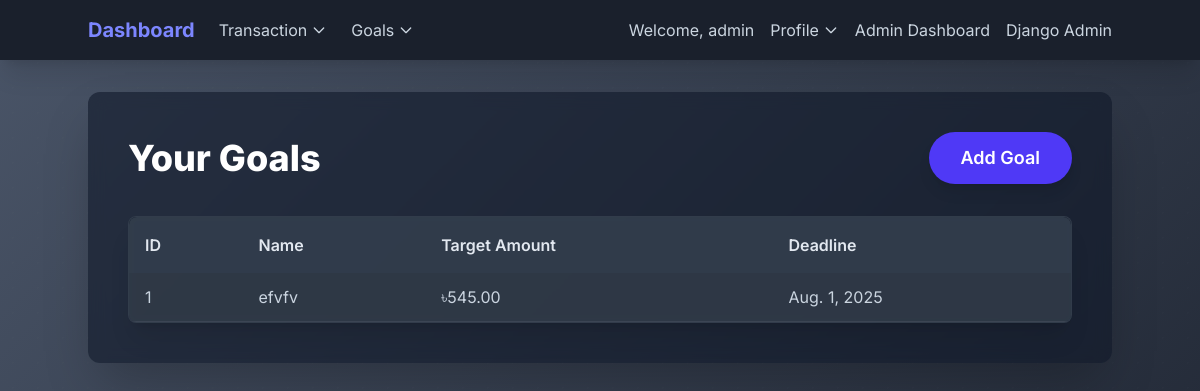
The page /goals/ (signed in) on the database its author committed.
### finance/models.py (models this page shows, shortened)
class CustomUser(AbstractUser):
    phone_number = models.CharField(max_length=15, blank=True, null=True, help_text="Optional phone number")
    date_of_birth = models.DateField(blank=True, null=True, help_text="Optional date of birth")
    bio = models.TextField(max_length=500, blank=True, help_text="Tell us about yourself")
    created_at = models.DateTimeField(auto_now_add=True)
    updated_at = models.DateTimeField(auto_now=True)
    username = models.CharField(
        max_length=150,
        unique=True,
        validators=[MinLengthValidator(3)],
        help_text="Required. 3-150 characters. Letters, digits and @/./+/-/_ only."
    )
    email = models.EmailField(unique=True, help_text="Required. Enter a valid email address.")
    USERNAME_FIELD = 'username'
    REQUIRED_FIELDS = ['email']
    def get_full_name(self):
        return f"{self.first_name} {self.last_name}".strip() or self.username

class Goal(models.Model):
    user = models.ForeignKey(settings.AUTH_USER_MODEL, on_delete=models.CASCADE)
    name = models.CharField(max_length=100)
    target_amount = models.DecimalField(max_digits=10, decimal_places=2)
    deadline = models.DateField()

### finance/views.py (the view)
# urls.py: path('goals/', GoalListView.as_view(), name='goal_list'),
class GoalListView(LoginRequiredMixin, View):
    def get(self, request, *args, **kwargs):
        goals = Goal.objects.filter(user=request.user)
        return render(request, 'finance/goal_list.html', {'goals': goals})

### finance/templates/finance/goal_list.html (shortened to what this page needs)
{% extends "finance/base.html" %}
{% block content %}
<div class="container mx-auto p-6 lg:p-10 rounded-xl shadow-2xl bg-gray-900/60 backdrop-blur-sm mt-8">
    <div class="flex flex-col sm:flex-row justify-between items-center mb-8">
        <h1 class="text-3xl lg:text-4xl font-extrabold text-white mb-4 sm:mb-0">Your Goals</h1>
        <a href="{% url 'goal_add' %}" class="bg-indigo-600 text-white px-8 py-3 rounded-full shadow-lg hover:bg-indigo-700 transition duration-300 ease-in-out transform hover:scale-105 font-semibold text-lg">
            Add Goal
        </a>
    </div>
    <div class="table-container rounded-lg shadow-xl overflow-hidden mt-6">
        <table class="min-w-full goal-table border-collapse">
            <thead>
                <tr>
                    <th class="rounded-tl-lg">ID</th>
                    <th>Name</th>
                    <th>Target Amount</th>
                    <th class="rounded-tr-lg">Deadline</th>
                </tr>
            </thead>
            <tbody>
                {% for goal in goals %}
                <tr>
                    <td>{{ goal.id }}</td>
                    <td>{{ goal.name }}</td>
                    <td class="text-indigo-300">৳{{ goal.target_amount|floatformat:2 }}</td>
                    <td>{{ goal.deadline }}</td>
                </tr>
                {% empty %}
                <tr>
                    <td colspan="4" class="py-6 text-center text-gray-400">No goals created yet.</td>
                </tr>
                {% endfor %}
            </tbody>
        </table>
    </div>
</div>
{% endblock %}

### finance/templates/finance/base.html (shortened to what this page needs)
{% load static %}
<!DOCTYPE html>
<html lang="en">
<head>
    <script src="https://cdn.jsdelivr.net/npm/@tailwindcss/browser@4"></script>
</head>
<body>
    <nav class="bg-gray-900 p-4 shadow-xl">
        <div class="container mx-auto flex flex-col md:flex-row items-center justify-between">
            <div class="flex items-center space-x-6 w-full md:w-auto mb-4 md:mb-0">
                {% if user.is_authenticated %}
                    <a href="{% url 'dashboard' %}" class="text-indigo-400 text-xl font-bold hover:text-indigo-200 transition-colors duration-200">
                        Dashboard
                    </a>
                    <div class="relative group">
                        <button class="text-gray-300 hover:text-white transition-colors duration-200 focus:outline-none flex items-center">
                            Transaction
                            <svg class="ml-1 w-4 h-4" fill="none" stroke="currentColor" stroke-width="2" viewBox="0 0 24 24">
                                <path d="M19 9l-7 7-7-7" stroke-linecap="round" stroke-linejoin="round"/>
                            </svg>
                        </button>
                    </div>
                    <div class="relative group">
                        <button class="text-gray-300 hover:text-white transition-colors duration-200 focus:outline-none flex items-center">
                            Goals
                            <svg class="ml-1 w-4 h-4" fill="none" stroke="currentColor" stroke-width="2" viewBox="0 0 24 24">
                                <path d="M19 9l-7 7-7-7" stroke-linecap="round" stroke-linejoin="round"/>
                            </svg>
                        </button>
                    </div>
                {% else %}
                    <a href="{% url 'landing' %}" class="text-indigo-400 text-xl font-bold hover:text-indigo-200 transition-colors duration-200">
                        <img  src="{% static 'logo3.png' %}" alt="FinTrack Financial Interface" class= "inline-block w-10 h-10">
                        FinTrack
                    </a>
                {% endif %}
            </div>
            <div class="flex items-center space-x-4">
                {% if user.is_authenticated %}
                    <div class="flex items-center space-x-4">
                        <span class="text-gray-300 text-base hidden md:block">Welcome, {{ user.get_full_name }}</span>
                        <div class="relative group">
                            <button class="text-gray-300 hover:text-white transition-colors duration-200 focus:outline-none flex items-center">
                                Profile
                                <svg class="ml-1 w-4 h-4" fill="none" stroke="currentColor" stroke-width="2" viewBox="0 0 24 24">
                                    <path d="M19 9l-7 7-7-7" stroke-linecap="round" stroke-linejoin="round"/>
                                </svg>
                            </button>
                        </div>
                        {% if user.is_staff %}
                            <a href="{% url 'admin_dashboard' %}" class="text-gray-300 hover:text-white transition-colors duration-200">Admin Dashboard</a>
                            <a href="/admin/" class="text-gray-300 hover:text-white transition-colors duration-200">Django Admin</a>
                        {% endif %}
                    </div>
                {% else %}
                    <a href="{% url 'login' %}" class="text-gray-300 hover:text-white transition-colors duration-200">Login</a>
                    <a href="{% url 'register' %}" class="bg-indigo-600 hover:bg-indigo-700 text-white font-semibold py-2 px-6 rounded-md transition-colors duration-200">
                        Register
                    </a>
                {% endif %}
            </div>
        </div>
    </nav>
    {% block content %}{% endblock content %}
</body>
</html>

### finance/templates/finance/base.html (style rules this page uses)
body { font-family: 'Inter', sans-serif; background: linear-gradient(-45deg, #1A202C, #2D3748, #1A202C, #4A5568); background-size: 400% 400%; animation: gradientShift 10s ease infinite; color: #E2E8F0; }
body::before { content: ""; position: fixed; top: 0; left: 0; right: 0; bottom: 0; background-image: radial-gradient(rgba(255, 255, 255, 0.08) 1px, transparent 1px); background-size: 25px 25px; z-index: -1; animation: moveDots 15s linear infinite; opacity: 0.15; }
.bg-gray-900 { background-color: #1a202c; }
.text-gray-300 { color: #cbd5e0; }

### finance/templates/finance/goal_list.html (style rules this page uses)
body { background: linear-gradient(-45deg, #1A202C, #2D3748, #1A202C, #4A5568); background-size: 400% 400%; animation: gradientShift 10s ease infinite; color: #E2E8F0; }
body::before { content: ""; position: fixed; top: 0; left: 0; right: 0; bottom: 0; background-image: radial-gradient(rgba(255, 255, 255, 0.08) 1px, transparent 1px); background-size: 25px 25px; z-index: -1; animation: moveDots 15s linear infinite; opacity: 0.15; }
.table-container { background-color: rgba(31, 41, 55, 0.7); backdrop-filter: blur(5px); border: 1px solid rgba(75, 85, 99, 0.5); transition: transform 0.3s ease, box-shadow 0.3s ease; }
.goal-table th { background-color: rgba(55, 65, 81, 0.8); color: #E2E8F0; font-weight: 600; padding: 1rem; text-align: left; }
.goal-table td { background-color: rgba(75, 85, 99, 0.4); color: #CBD5E0; padding: 0.75rem 1rem; border-bottom: 1px solid rgba(75, 85, 99, 0.5); }

### rows shown on the page
CustomUser: get_full_name "admin"
Goal: id "1", name "efvfv", target_amount "545.00", deadline "Aug. 1, 2025"
